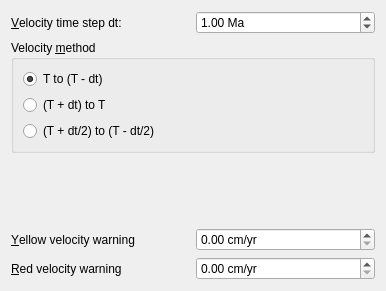
<?xml version="1.0" encoding="UTF-8"?>
<ui version="4.0">
 <class>VelocityMethodWidget</class>
 <widget class="QWidget" name="VelocityMethodWidget">
  <property name="geometry">
   <rect>
    <x>0</x>
    <y>0</y>
    <width>386</width>
    <height>291</height>
   </rect>
  </property>
  <property name="windowTitle">
   <string>Form</string>
  </property>
  <layout class="QGridLayout" name="gridLayout">
   <item row="3" column="1">
    <widget class="QDoubleSpinBox" name="spinbox_yellow">
     <property name="suffix">
      <string> cm/yr</string>
     </property>
    </widget>
   </item>
   <item row="1" column="0" colspan="2">
    <widget class="QGroupBox" name="group_velocity_method">
     <property name="title">
      <string>Velocity &amp;method</string>
     </property>
     <layout class="QGridLayout" name="gridLayout_2">
      <item row="0" column="0">
       <widget class="QRadioButton" name="radio_t_to_t_minus_dt">
        <property name="text">
         <string>T to (T - dt)</string>
        </property>
        <property name="checked">
         <bool>true</bool>
        </property>
        <attribute name="buttonGroup">
         <string notr="true">button_group_velocity_method</string>
        </attribute>
       </widget>
      </item>
      <item row="1" column="0">
       <widget class="QRadioButton" name="radio_t_plus_dt_to_t">
        <property name="text">
         <string>(T + dt) to T</string>
        </property>
        <attribute name="buttonGroup">
         <string notr="true">button_group_velocity_method</string>
        </attribute>
       </widget>
      </item>
      <item row="2" column="0">
       <widget class="QRadioButton" name="radio_t_plus_dt_to_t_minus_dt">
        <property name="text">
         <string>(T + dt/2) to (T - dt/2)</string>
        </property>
        <attribute name="buttonGroup">
         <string notr="true">button_group_velocity_method</string>
        </attribute>
       </widget>
      </item>
     </layout>
    </widget>
   </item>
   <item row="0" column="1">
    <widget class="QDoubleSpinBox" name="spinbox_dt">
     <property name="suffix">
      <string> Ma</string>
     </property>
     <property name="decimals">
      <number>2</number>
     </property>
     <property name="minimum">
      <double>0.000000000000000</double>
     </property>
     <property name="maximum">
      <double>100.000000000000000</double>
     </property>
     <property name="value">
      <double>1.000000000000000</double>
     </property>
    </widget>
   </item>
   <item row="0" column="0">
    <widget class="QLabel" name="label">
     <property name="text">
      <string>&amp;Velocity time step dt:</string>
     </property>
     <property name="buddy">
      <cstring>spinbox_dt</cstring>
     </property>
    </widget>
   </item>
   <item row="4" column="1">
    <widget class="QDoubleSpinBox" name="spinbox_red">
     <property name="suffix">
      <string> cm/yr</string>
     </property>
    </widget>
   </item>
   <item row="3" column="0">
    <widget class="QLabel" name="label_yellow">
     <property name="text">
      <string>&amp;Yellow velocity warning</string>
     </property>
     <property name="buddy">
      <cstring>spinbox_yellow</cstring>
     </property>
    </widget>
   </item>
   <item row="4" column="0">
    <widget class="QLabel" name="label_red">
     <property name="text">
      <string>&amp;Red velocity warning</string>
     </property>
     <property name="buddy">
      <cstring>spinbox_red</cstring>
     </property>
    </widget>
   </item>
   <item row="2" column="0" colspan="2">
    <spacer name="verticalSpacer">
     <property name="orientation">
      <enum>Qt::Vertical</enum>
     </property>
     <property name="sizeHint" stdset="0">
      <size>
       <width>20</width>
       <height>40</height>
      </size>
     </property>
    </spacer>
   </item>
  </layout>
 </widget>
 <tabstops>
  <tabstop>spinbox_dt</tabstop>
  <tabstop>radio_t_to_t_minus_dt</tabstop>
  <tabstop>radio_t_plus_dt_to_t</tabstop>
  <tabstop>radio_t_plus_dt_to_t_minus_dt</tabstop>
  <tabstop>spinbox_yellow</tabstop>
  <tabstop>spinbox_red</tabstop>
 </tabstops>
 <resources/>
 <connections/>
 <buttongroups>
  <buttongroup name="button_group_velocity_method"/>
 </buttongroups>
</ui>
